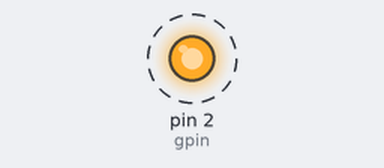
This sketch was run on a simulated Arduino Uno, built with avr-gcc and run on an emulated ATmega328P. Shown: output pins drawn as LEDs (lit = HIGH). Dashed ring = blinking.

Above: at 0.2 s.
Timing chart, 0 to 3.0 s (numbered marks = the images above):
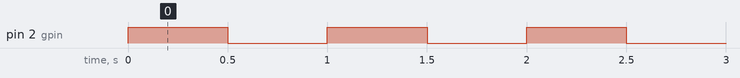

The sketch:

Dimmable_LED.ino
```cpp
int gpin = 2;
int pause = 500;
void setup() {
pinMode(gpin,OUTPUT);
Serial.begin(9600);
}

void loop() {
digitalWrite(gpin, HIGH);
delay(pause);
digitalWrite(gpin, LOW);
delay(pause);
}
```

Measured:
- by itself, pin 2 (gpin): alternates HIGH for 0.50 s and LOW for 0.50 s
